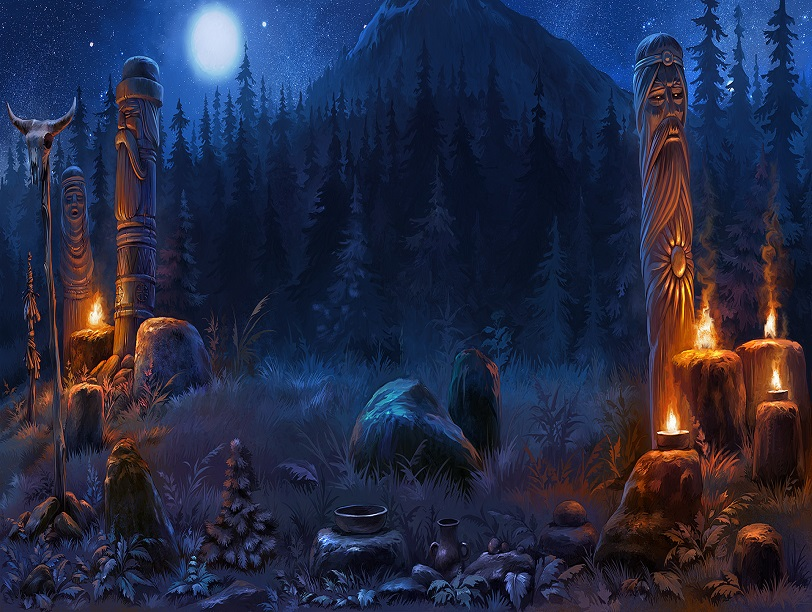
#> input picture bkbk.jpg, 812 x 612 px
$ python firstgame.py
#> lines starting #> are read from the running program, lines starting #| are printed output that depends on the picture
import cv2
import numpy as np
import random

life = 5
cont = 0
ex = 0
score = 0
speed = 5
f_score = open('highscore.txt')
#> (reads highscore.txt from the repository)
highscore = int(f_score.readlines()[0])
f_score.close()
print(highscore)
def click_event(event, x, y, flags, param):
    if event == cv2.EVENT_LBUTTONDOWN:

        global i
        global j
        global cont
        if (x >= j-15 and x <= j+15) or (y >= j - 10 and y <= j + 10):
            global score
            if cont == 0:
                score += 5
            cont = 1
            i = 550
def motion():
    global i
    global j
    global score
    global life
    global cont
    global ex
    global speed
    global highscore
    while life >= 1 and ex == 0:
        cont = 0
        prev = score
        key = cv2.waitKey(1)
#> (key Esc is pressed here)
        if key == 27:
            ex = 1
        decide = random.randint(0, 1)
        random_x = random.randint(150, 500)
        i = 550
        j = random_x
        flag = 0
        if decide == 0:
            while i >= -20 and ex == 0 and cont==0:
                cv2.setMouseCallback('game', click_event)
                img=cv2.imread('bkbk.jpg',1)
                font = cv2. FONT_HERSHEY_COMPLEX_SMALL
                text2 = 'YOUR LIFE-' + str(life)
                text1 = 'PRESS ESC TO EXIT'
                high = 'HIGHEST SCORE-'+str(highscore)
                text = 'YOUR SCORE-' + str(score)
                if cont == 0:
                    circle = cv2.circle(img, (j, i), 20, (0, 69, 255), -1)
                cv2.putText(img, text, (10, 20), font, 1, (0, 255, 255), 2)
                cv2.putText(img,text2,(315,20),font,1,(255,255,255),2)
                cv2.putText(img, high, (550, 20), font, 1, (0, 255, 255), 2)
                cv2.putText(img, text1, (170, 600), font, 2, (255, 255, 255), 2)

                if flag == 0:
                    i = i - speed
                    j += 1
                    flag = 1
                else:
                    flag = 0

                cv2.imshow('game', img)
                com = cv2.waitKey(1)
                if com == 27:
                    ex = 1
        else:
            while i >= -20 and ex == 0 and cont==0:
                cv2.setMouseCallback('game', click_event)
                font = cv2.FONT_HERSHEY_COMPLEX_SMALL
                text = 'YOUR SCORE-' + str(score)
                text2 = 'YOUR LIFE-' + str(life)
                text1 = 'PRESS ESC TO EXIT'
                high = 'HIGHEST SCORE-' + str(highscore)
                img = cv2.imread('bkbk.jpg', 1)
                cv2.putText(img, text, (10, 20), font, 1, (0, 255, 255), 2)
                cv2.putText(img, text2, (315, 20), font, 1, (255, 255, 255), 2)
                cv2.putText(img, high, (550, 20), font, 1, (0, 255, 255), 2)
                cv2.putText(img, text1, (170, 600), font, 2, (255, 255, 255), 2)
                if cont == 0:
                    circle = cv2.circle(img, (j, i), 20, (0, 69, 255), -1)
                if flag == 0:
                    i = i - speed
                    j -= 1
                    flag = 1
                else:
                    flag = 0
                cv2.imshow('game', img)

                com = cv2.waitKey(1)
                if com == 27:
                    ex = 1
        if prev == score:
            life -= 1
        if score > prev and score % 100 == 0:
            speed += 2
        if score > highscore:
            highscore = score

motion()
if score >= highscore:
    f = open('highscore.txt', 'w')
    f.write(str(highscore))
    f.close()
img = cv2.imread('bkbk.jpg', 1)
#> img is the input picture: shape (612, 812, 3); mean B, G, R 68.2, 42.3, 37.3
text = 'GAME OVER'
text1 = 'PRESS ESC TO EXIT'
text2 = 'YOUR SCORE-' + str(score)
font = cv2.FONT_HERSHEY_COMPLEX_SMALL
cv2.putText(img, text, (250, 200), font, 2, (0, 255, 255), 1)
cv2.putText(img, text1, (150, 300), font, 2, (0, 255, 255), 1)
cv2.putText(img, text2, (200, 400), font, 2, (255, 255, 255), 1)
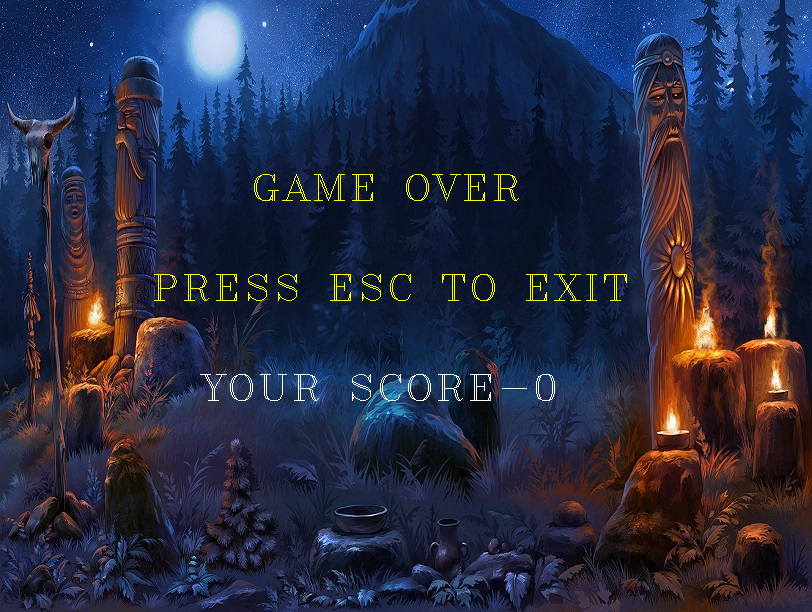
#> img: shape (612, 812, 3); mean B, G, R 68.3, 44.1, 39.1
cv2.imshow('game',img)
cv2.waitKey(0)

cv2.destroyAllWindows()
